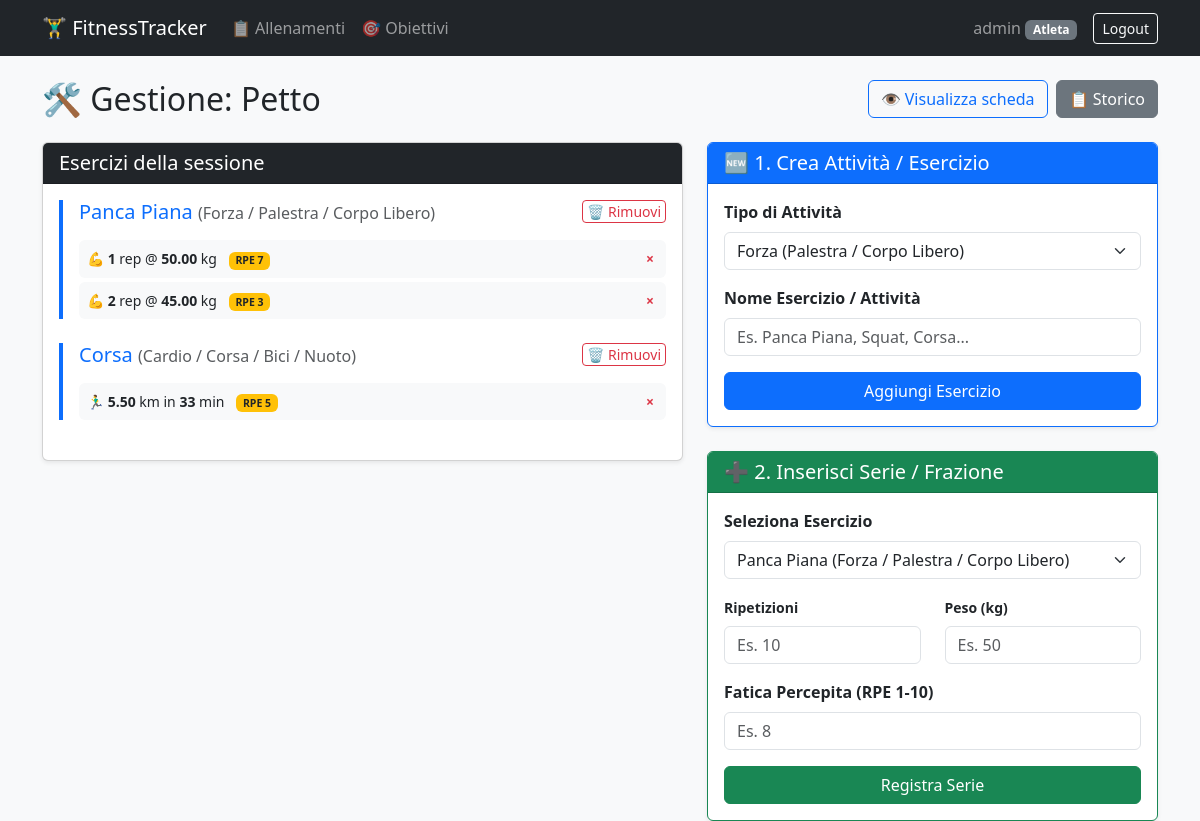
Page /workouts/2/gestisci/ (signed in) on the committed database.
### accounts/models.py (models this page shows, shortened)
class CustomUser(AbstractUser):
    is_coach = models.BooleanField(default=False)
    coach = models.ForeignKey(
        'self',
        on_delete=models.SET_NULL,
        null=True,
        blank=True,
        related_name='athletes'
    )
    age = models.PositiveIntegerField(null=True, blank=True)
    weight = models.FloatField(verbose_name="Peso Corporeo (kg)", null=True, blank=True)
    body_fat = models.FloatField(verbose_name="Massa Grassa (%)", null=True, blank=True)

### workouts/models.py (models this page shows, shortened)
class WorkoutLog(models.Model):
    user = models.ForeignKey(
        settings.AUTH_USER_MODEL,
        on_delete=models.CASCADE,
        related_name='workouts'
    )
    date = models.DateField(auto_now_add=True)
    title = models.CharField(max_length=100)
    coach_feedback = models.TextField(blank=True, null=True)

class ExerciseSession(models.Model):
    ACTIVITY_CHOICES = [
        ('FORZA', 'Forza / Palestra / Corpo Libero'),
        ('CARDIO', 'Cardio / Corsa / Bici / Nuoto'),
    ]
    MUSCLE_MAP = {
        'panca': 'Petto',
        'croci': 'Petto',
        'spinte': 'Petto',
        'dip': 'Petto',
        'piegamenti': 'Petto',
        'push up': 'Petto',
        'chest': 'Petto',
        'trazioni': 'Schiena',
        'pull up': 'Schiena',
        'lat machine': 'Schiena',
        'rematore': 'Schiena',
        'pulley': 'Schiena',
        'military': 'Spalle',
        'lento': 'Spalle',
        'shoulder press': 'Spalle',
        'alzate': 'Spalle',
        'spalle': 'Spalle',
        'curl': 'Bicipiti',
        'pushdown': 'Tricipiti',
        'french press': 'Tricipiti',
        'squat': 'Gambe',
        'leg extension': 'Gambe',
        'affondi': 'Gambe',
        'pressa': 'Gambe',
        'leg press': 'Gambe',
        'stacco': 'Gambe',
        'deadlift': 'Gambe',
        'leg curl': 'Gambe',
        'polpacci': 'Gambe',
        'calf': 'Gambe',
        'crunch': 'Addome',
        'plank': 'Addome',
    }
    workout_log = models.ForeignKey(
        WorkoutLog,
        on_delete=models.CASCADE,
        related_name='exercises'
    )
    name = models.CharField(max_length=100)  # Es. "Panca Piana" o "Corsa"
    activity_type = models.CharField(max_length=10, choices=ACTIVITY_CHOICES, default='FORZA')

class ExerciseSet(models.Model):
    exercise_session = models.ForeignKey(
        ExerciseSession,
        on_delete=models.CASCADE,
        related_name='sets'
    )
    reps = models.IntegerField(blank=True, null=True)
    weight = models.DecimalField(max_digits=5, decimal_places=2, blank=True, null=True) # Corretto max_length rimosso (invalido su DecimalField)
    distance = models.DecimalField(max_digits=5, decimal_places=2, blank=True, null=True)
    duration = models.IntegerField(blank=True, null=True)
    rpe = models.IntegerField(blank=True, null=True)

### workouts/views.py (the view, shortened to what this page needs)
# urls.py: path('workouts/<int:pk>/gestisci/', WorkoutEditView.as_view(), name='workout_edit'),
class WorkoutEditView(LoginRequiredMixin, DetailView):
    model = WorkoutLog
    template_name = 'workouts/workout_edit.html'
    context_object_name = 'workout'
    def get_queryset(self):
        return WorkoutLog.objects.filter(user=self.request.user)

### templates/workouts/workout_edit.html (shortened to what this page needs)
{% extends 'base.html' %}
{% block content %}
<div class="d-flex justify-content-between align-items-center mb-4">
    <h2 class="mb-0">🛠️ Gestione: {{ workout.title }}</h2>
    <div class="d-flex gap-2">
        <a href="{% url 'workout_detail' workout.pk %}" class="btn btn-outline-primary">👁️ Visualizza scheda</a>
        <a href="{% url 'workout_list' %}" class="btn btn-secondary">📋 Storico</a>
    </div>
</div>
<div class="row">
    <div class="col-md-7 mb-4">
        <div class="card shadow-sm">
            <div class="card-header bg-dark text-white">
                <h5 class="mb-0">Esercizi della sessione</h5>
            </div>
            <div class="card-body">
                {% if workout.exercises.all %}
                    {% for exercise in workout.exercises.all %}
                        <div class="border-start border-4 border-primary ps-3 mb-4">
                            <div class="d-flex justify-content-between align-items-start">
                                <h5 class="text-primary mb-2">{{ exercise.name }}
                                    <small class="text-muted fs-6">({{ exercise.get_activity_type_display }})</small>
                                </h5>
                                <a href="{% url 'delete_exercise' exercise.id %}" class="btn btn-sm btn-outline-danger py-0 px-1"
                                   onclick="return confirm('Eliminare questo esercizio e tutte le sue serie?')">🗑️ Rimuovi</a>
                            </div>
                            {% if exercise.sets.all %}
                                <div class="d-flex flex-column gap-1 mt-2">
                                    {% for set in exercise.sets.all %}
                                        <div class="bg-light p-2 rounded small d-flex justify-content-between align-items-center">
                                            <div>
                                                {% if exercise.activity_type == 'FORZA' %}
                                                    💪 <strong>{{ set.reps }}</strong> rep @ <strong>{{ set.weight }}</strong> kg
                                                {% else %}
                                                    🏃‍♂️ <strong>{{ set.distance }}</strong> km in <strong>{{ set.duration }}</strong> min
                                                {% endif %}
                                                {% if set.rpe %}<span class="badge bg-warning text-dark ms-2">RPE {{ set.rpe }}</span>{% endif %}
                                            </div>
                                            <a href="{% url 'delete_set' set.id %}" class="text-danger text-decoration-none fw-bold px-1"
                                               onclick="return confirm('Eliminare questa serie?')">×</a>
                                        </div>
                                    {% endfor %}
                                </div>
                            {% else %}
                                <p class="text-muted small mb-0">Nessuna serie inserita.</p>
                            {% endif %}
                        </div>
                    {% endfor %}
                {% else %}
                    <p class="text-muted text-center py-4">Nessun esercizio ancora registrato.</p>
                {% endif %}
            </div>
        </div>
    </div>
    <div class="col-md-5">
        <div class="card shadow-sm mb-4 border-primary">
            <div class="card-header bg-primary text-white">
                <h5 class="mb-0">🆕 1. Crea Attività / Esercizio</h5>
            </div>
            <div class="card-body">
                <form method="post">
                    <div class="mb-3">
                        <label class="form-label fw-bold">Tipo di Attività</label>
                        <select name="activity_type" class="form-select">
                            <option value="FORZA">Forza (Palestra / Corpo Libero)</option>
                        </select>
                    </div>
                    <div class="mb-3">
                        <label class="form-label fw-bold">Nome Esercizio / Attività</label>
                        <input type="text" name="name" class="form-control" placeholder="Es. Panca Piana, Squat, Corsa..." required>
                    </div>
                    <button type="submit" class="btn btn-primary w-100">Aggiungi Esercizio</button>
                </form>
            </div>
        </div>
        <div class="card shadow-sm border-success">
            <div class="card-header bg-success text-white">
                <h5 class="mb-0">➕ 2. Inserisci Serie / Frazione</h5>
            </div>
            <div class="card-body">
                {% if workout.exercises.all %}
                    <form method="post">
                        <div class="mb-3">
                            <label class="form-label fw-bold">Seleziona Esercizio</label>
                            <select name="exercise_id" id="exerciseSelect" class="form-select">
                                {% for exercise in workout.exercises.all %}
                                    <option value="{{ exercise.id }}" data-type="{{ exercise.activity_type }}">
                                        {{ exercise.name }} ({{ exercise.get_activity_type_display }})
                                    </option>
                                {% endfor %}
                            </select>
                        </div>
                        <div id="setForzaFields" class="row">
                            <div class="col-6 mb-3">
                                <label class="form-label small fw-bold">Ripetizioni</label>
                                <input type="number" name="reps" class="form-control" placeholder="Es. 10">
                            </div>
                            <div class="col-6 mb-3">
                                <label class="form-label small fw-bold">Peso (kg)</label>
                                <input type="number" step="0.01" name="weight" class="form-control" placeholder="Es. 50">
                            </div>
                        </div>
                        <div class="mb-3">
                            <label class="form-label fw-bold">Fatica Percepita (RPE 1-10)</label>
                            <input type="number" name="rpe" min="1" max="10" class="form-control" placeholder="Es. 8">
                        </div>
                        <button type="submit" class="btn btn-success w-100">Registra Serie</button>
                    </form>
                {% else %}
                    <p class="text-muted text-center my-2 small">Crea prima un esercizio per poter inserire le serie.</p>
                {% endif %}
            </div>
        </div>
    </div>
</div>
{% endblock %}

### templates/base.html (shortened to what this page needs)
<!DOCTYPE html>
<html lang="it">
<head>
    <link href="https://cdn.jsdelivr.net/npm/bootstrap@5.3.2/dist/css/bootstrap.min.css" rel="stylesheet">
</head>
<body class="bg-light">
    <nav class="navbar navbar-expand-lg navbar-dark bg-dark mb-4">
        <div class="container">
            <a class="navbar-brand" href="{% url 'home' %}">🏋️‍♂️ FitnessTracker</a>
            <div class="collapse navbar-collapse" id="mainNav">
                {% if user.is_authenticated %}
                <ul class="navbar-nav me-auto">
                    {% if user.is_coach %}
                        <li class="nav-item"><a class="nav-link" href="{% url 'workout_list' %}">🧑‍🏫 Dashboard Coach</a></li>
                    {% else %}
                        <li class="nav-item"><a class="nav-link" href="{% url 'workout_list' %}">📋 Allenamenti</a></li>
                        <li class="nav-item"><a class="nav-link" href="{% url 'goal_list' %}">🎯 Obiettivi</a></li>
                    {% endif %}
                </ul>
                <ul class="navbar-nav ms-auto align-items-lg-center">
                    <li class="nav-item">
                        <span class="navbar-text me-3">
                            {{ user.username }}
                            <span class="badge bg-{% if user.is_coach %}info{% else %}secondary{% endif %}">
                                {% if user.is_coach %}Coach{% else %}Atleta{% endif %}
                            </span>
                        </span>
                    </li>
                    <li class="nav-item">
                        <form method="post" action="{% url 'logout' %}" class="d-inline">
                            <button type="submit" class="btn btn-sm btn-outline-light">Logout</button>
                        </form>
                    </li>
                </ul>
                {% endif %}
            </div>
        </div>
    </nav>
    <div class="container">
        {% block content %}
        {% endblock %}
    </div>
</body>
</html>

### rows in the picture
CustomUser: username "admin"
WorkoutLog: title "Petto"
ExerciseSession: name "Panca Piana", activity_type "Forza / Palestra / Corpo Libero"
ExerciseSet: reps "1", weight "50.00", rpe "7"
ExerciseSet: reps "2", weight "45.00", rpe "3"
ExerciseSession: name "Corsa", activity_type "Cardio / Corsa / Bici / Nuoto"
ExerciseSet: distance "5.50", duration "33", rpe "5"

### other values in the picture
form field exercise_id "Panca Piana (Forza / Palestra / Corpo Libero)"
